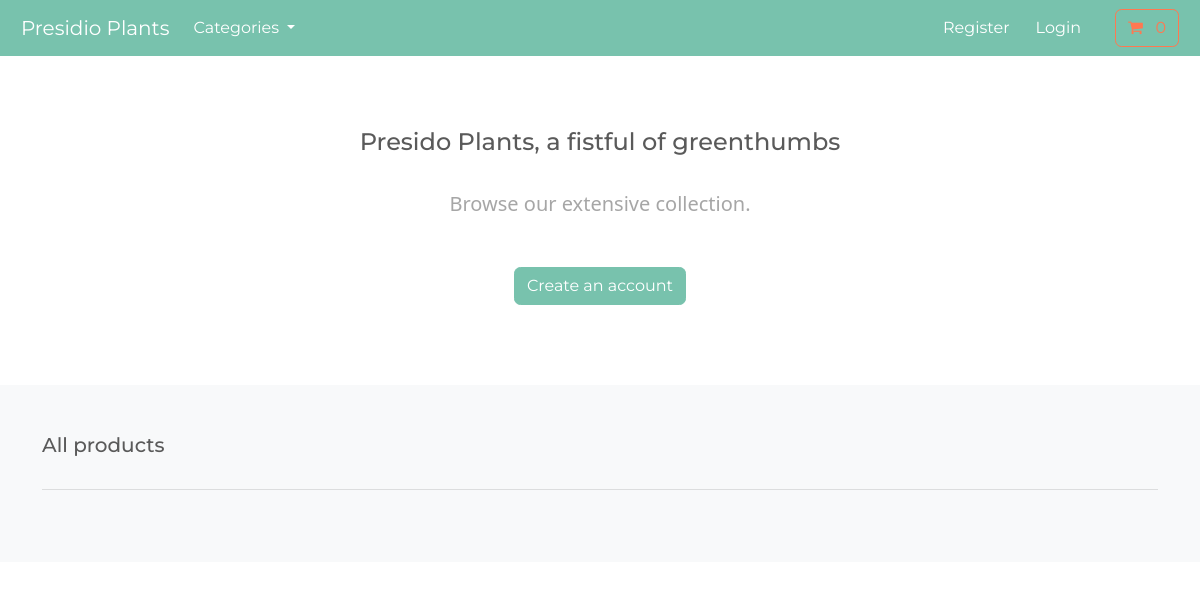
/, run on an earlier commit of the app's database.
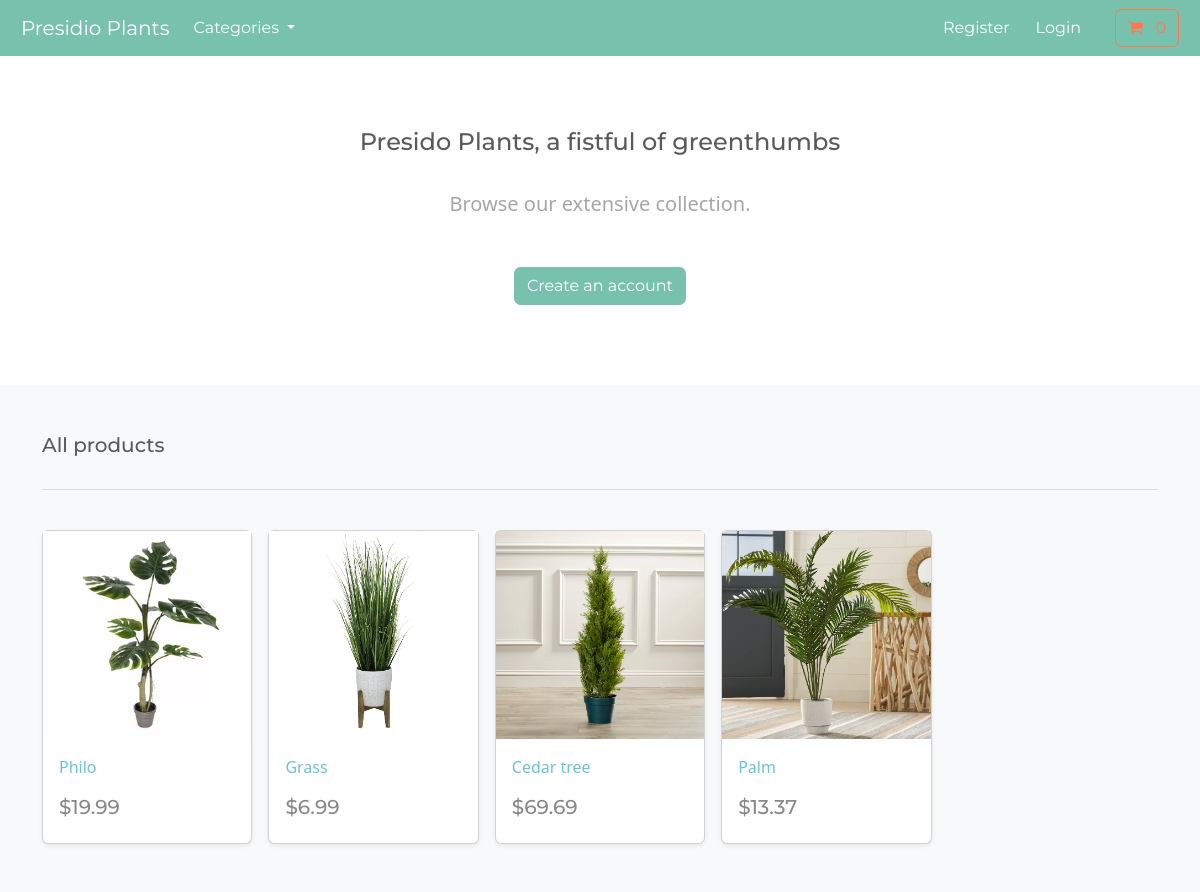
And on a later commit of the database.
### store/models.py (models this page shows, shortened)
class Product(models.Model):
    category = models.ForeignKey(Category, related_name='product', on_delete=models.CASCADE, null=True)
    title = models.CharField(max_length=250)
    brand = models.CharField(max_length=250, default='none')
    description = models.TextField(blank=True)
    slug = models.SlugField(max_length=255)
    price = models.DecimalField(max_digits=4, decimal_places=2)
    image = models.ImageField(upload_to='images/')
    class Meta:
        verbose_name_plural = 'products'
    def get_absolute_url(self):
        return reverse('product-info', args=[self.slug])

### store/views.py (the view)
# urls.py: path('', include('store.urls')),
def store(request):
    all_products = Product.objects.all()
    context = {'all_products': all_products}
    return render(request, 'store/store.html', context)

### cart/context_processors.py (called while the page is built)
def cart(request):
    return {'cart': Cart(request)}

### store/models.py (called while the page is built)
    def get_absolute_url(self):
        return reverse('list-category', args=[self.slug])

### store/views.py (called while the page is built)
def categories(request):
    all_categories = Category.objects.all()
    return {'all_categories': all_categories}

### store/templates/store/store.html (shortened to what this page needs)
{% extends "./base.html" %}
{% load static %}
{% block content %}
    <section class="py-4 text-center container">
        <div class="row py-lg-5">
            <div class="col-lg-6 col-md-8 mx-auto">
                <h4> Presido Plants, a fistful of greenthumbs </h4>
                <br>
                <p class="lead text-muted">
                Browse our extensive collection.
                </p>
                <br>
                <a href="#" class="btn btn-primary my-2"> Create an account </a>
            </div>
        </div>
    </section>
  <div class="album py-5 bg-light">
    <div class="container">
      <div class="pb-3 h5"> All products </div>
      <hr>
      <br>
      <div class="row row-cols-1 row-cols-sm-2 row-cols-md-5 g-3">
        {% for product in all_products %}
            <div class="col">
                <div class="card shadow-sm">
                <img class="img-fluid" alt="Responsive image" src={{ product.image.url }}>
                <div class="card-body">
                    <p class="card-text">
                        <a class="text-info text-decoration-none" href={{product.get_absolute_url}}>{{ product.title | capfirst }}</a>
                    </p>
                    <div class="d-flex justify-content-between align-items-center">
                    <h5> ${{ product.price }}</h5>
                    </div>
                </div>
                </div>
          </div>
        {% endfor %}
      </div>
    </div>
  </div>
{% endblock %}

### store/templates/store/base.html (shortened to what this page needs)
{% load static %}
<!DOCTYPE html>
<html>
    <head>
        <link rel="stylesheet" href="https://bootswatch.com/5/minty/bootstrap.min.css">
        <link rel="stylesheet" href="https://cdnjs.cloudflare.com/ajax/libs/font-awesome/4.7.0/css/font-awesome.min.css">
    </head>
    <nav class="navbar navbar-expand-lg bg-primary justify-content-center">
        <a class="navbar-brand main-heading text-white" href="{% url 'store' %}">
        &nbsp; &nbsp; Presidio Plants
        </a>
        <div class="collapse navbar-collapse" id="navbarCollapse">
            <ul class="navbar-nav me-auto mb-2 mb-md-0">
                <li class="nav-item dropdown">
                    <a class="nav-link dropdown-toggle text-white" href="#" id="navbarDropdown" role="button"
                    data-bs-toggle="dropdown" aria-expanded="false">
                        Categories
                    </a>
                </li>
            </ul>
        </div>
        <div class="collapse navbar-collapse text-center" id="navbarNavDropdown">
            <ul class="navbar-nav ms-auto">
                <li class="nav-item">
                    <a class="btn btn-alert navbar-btn text-white" type="button"  href="/"> Register </a>
                </li>
                <li class="nav-item">
                    <a class="btn btn-alert navbar-btn text-white" type="button"  href="/"> Login </a>
                </li>
                <li class="nav-item">
                    <a type="button" role="button" href="{% url 'cart-summary' %}" class="btn btn-outline-danger">
                        <i class="fa fa-shopping-cart" aria-hidden="true"> </i>
                        <div id="cart-qty" class="d-inline-flex">
                        </div>
                    </a>
                </li>
            </ul>
        </div>
    </nav>
    <body>
        {% block content %}
        {% endblock %}
    </body>
</html>

What changed in the data, as far as the page shows it:
added Product: image (picture), title "Philo", price "19.99"
added Product: image (picture), title "Grass", price "6.99"
added Product: image (picture), title "Cedar tree", price "69.69"
added Product: image (picture), title "Palm", price "13.37"
